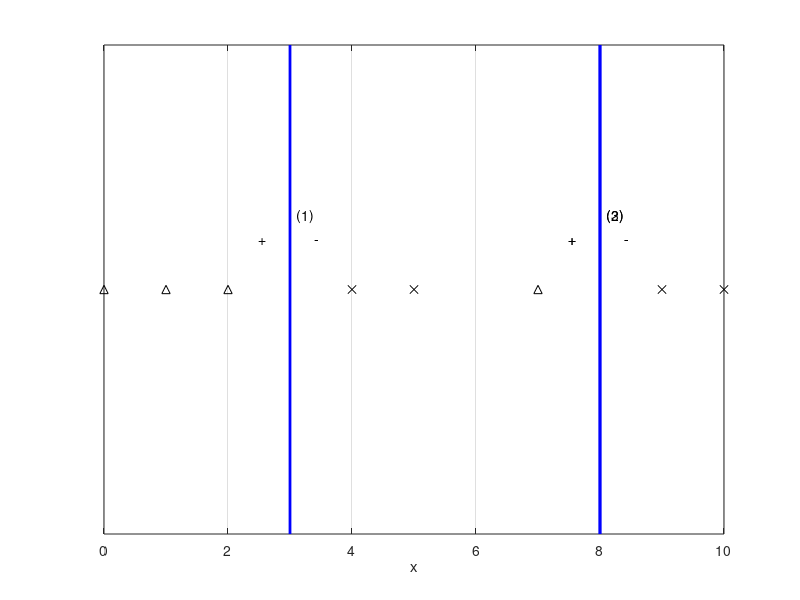

Reproduce this figure in MATLAB.
y = 1;
pos = [0 1 2 7];
neg = [4 5 9 10];
plot(pos, y, '^k');
hold on;
plot(neg, y, 'xk');
set(gca, 'ytick', []);
grid on;
%%
plot([3 3], [0 2], '-b', 'LineWidth', 2);
xlabel('x');
text(3.1, 1.3, '(1)');
text(3.4, 1.2, '-');
text(2.5, 1.2, '+');
%%
plot([8 8], [0 2], '-b', 'LineWidth', 2);
xlabel('x');
text(8.1, 1.3, '(2)');
text(8.4, 1.2, '-');
text(7.5, 1.2, '+');
%%
plot([8 8], [0 2], '-b', 'LineWidth', 2);
xlabel('x');
text(8.1, 1.3, '(3)');
text(8.4, 1.2, '-');
text(7.5, 1.2, '+');